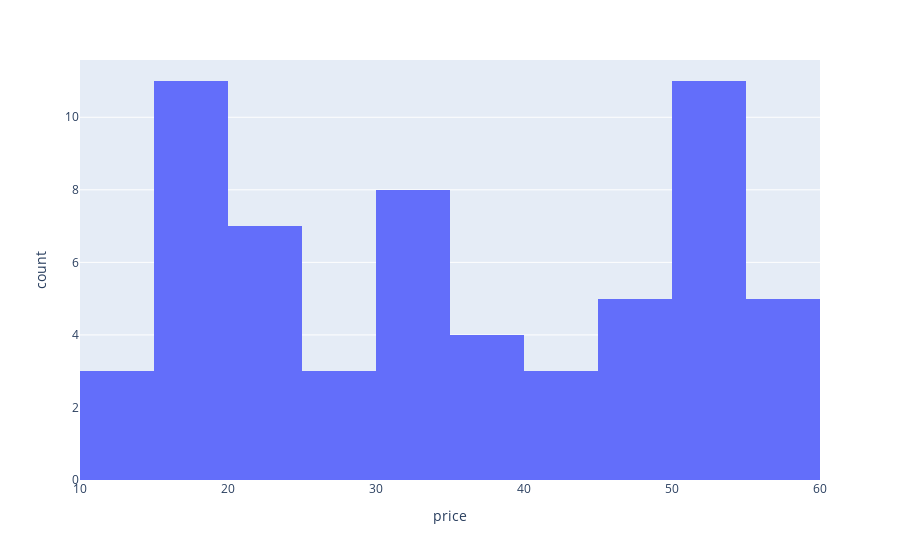

Notebook code cell kept with this figure:
### Code cell
fig = px.histogram(books_df,
                   x='price',
                   nbins=10)


fig.show()

### Figure 1 — Plotly figure (JSON) as saved in the notebook; plotly's stock layout.template omitted (floating-point values rounded to 4 significant figures)
{"data": [{"alignmentgroup": "True", "bingroup": "x", "hovertemplate": "price=%{x}<br>count=%{y}<extra></extra>", "legendgroup": "", "marker": {"color": "#636efa", "pattern": {"shape": ""}}, "name": "", "nbinsx": 10, "offsetgroup": "", "orientation": "v", "showlegend": false, "type": "histogram", "x": [51.77, 53.74, 50.1, 47.82, 54.23, 22.65, 33.34, 17.93, 22.6, 52.15, 13.99, 20.66, 17.46, 52.29, 35.02, 57.25, 23.88, 37.59, 51.33, 45.17, 12.84, 37.32, 30.52, 25.27, 34.53, 54.64, 22.5, 53.13, 40.3, 44.18, 17.66, 31.05, 23.82, 36.89, 15.94, 33.29, 18.02, 19.63, 52.22, 33.63, 57.31, 26.41, 47.61, 23.11, 45.07, 31.77, 50.27, 14.27, 44.18, 18.78, 25.52, 16.28, 31.12, 19.49, 17.27, 19.09, 56.13, 56.41, 56.5, 45.22], "xaxis": "x", "yaxis": "y"}], "layout": {"autosize": true, "barmode": "relative", "legend": {"tracegroupgap": 0}, "margin": {"t": 60}, "xaxis": {"anchor": "y", "autorange": true, "domain": [0, 1], "range": [10, 60], "title": {"text": "price"}, "type": "linear"}, "yaxis": {"anchor": "x", "autorange": true, "domain": [0, 1], "range": [0, 11.58], "title": {"text": "count"}}}}
